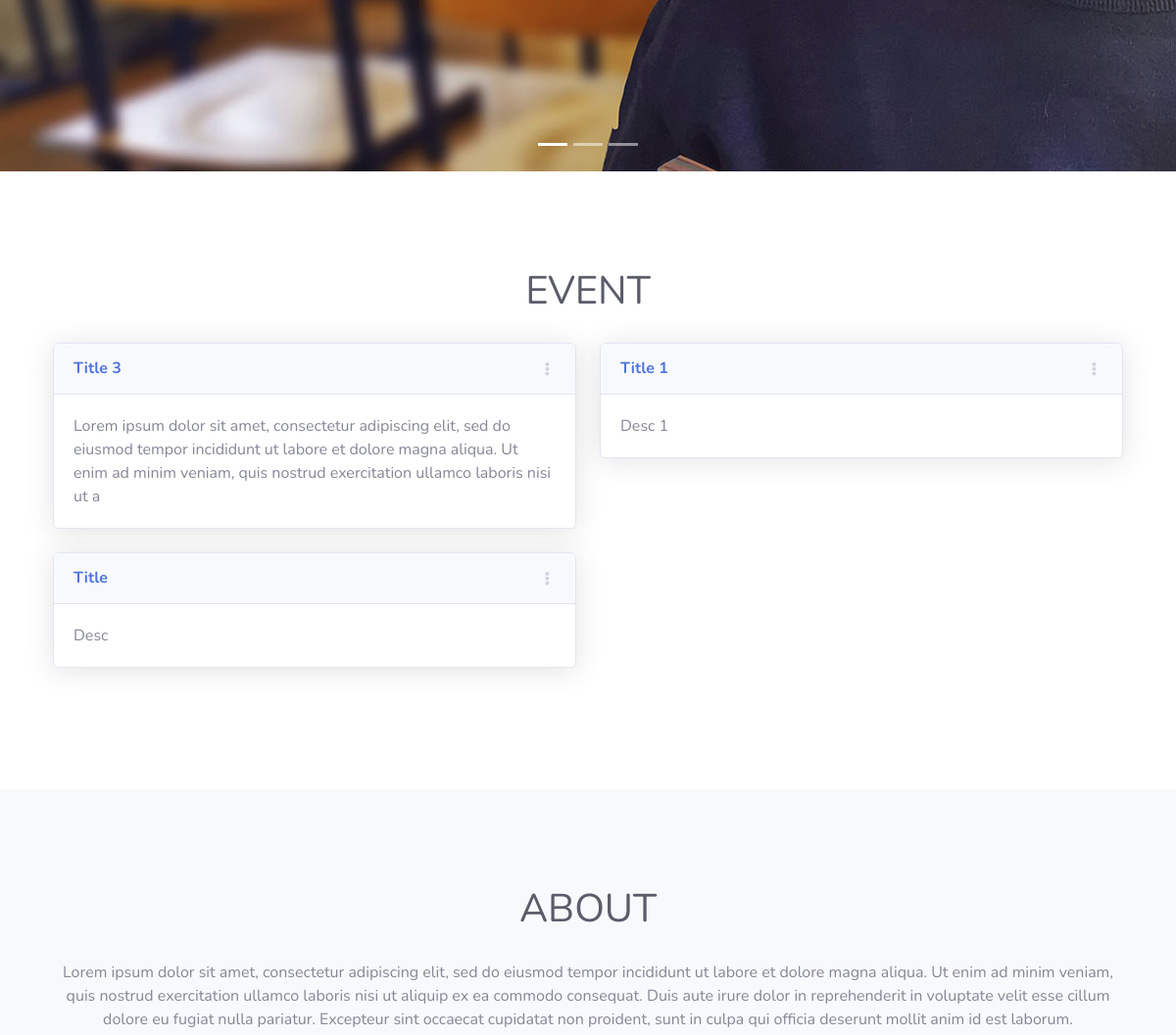
The page /pages/home.php (signed in, middle part) on the database as committed earlier.
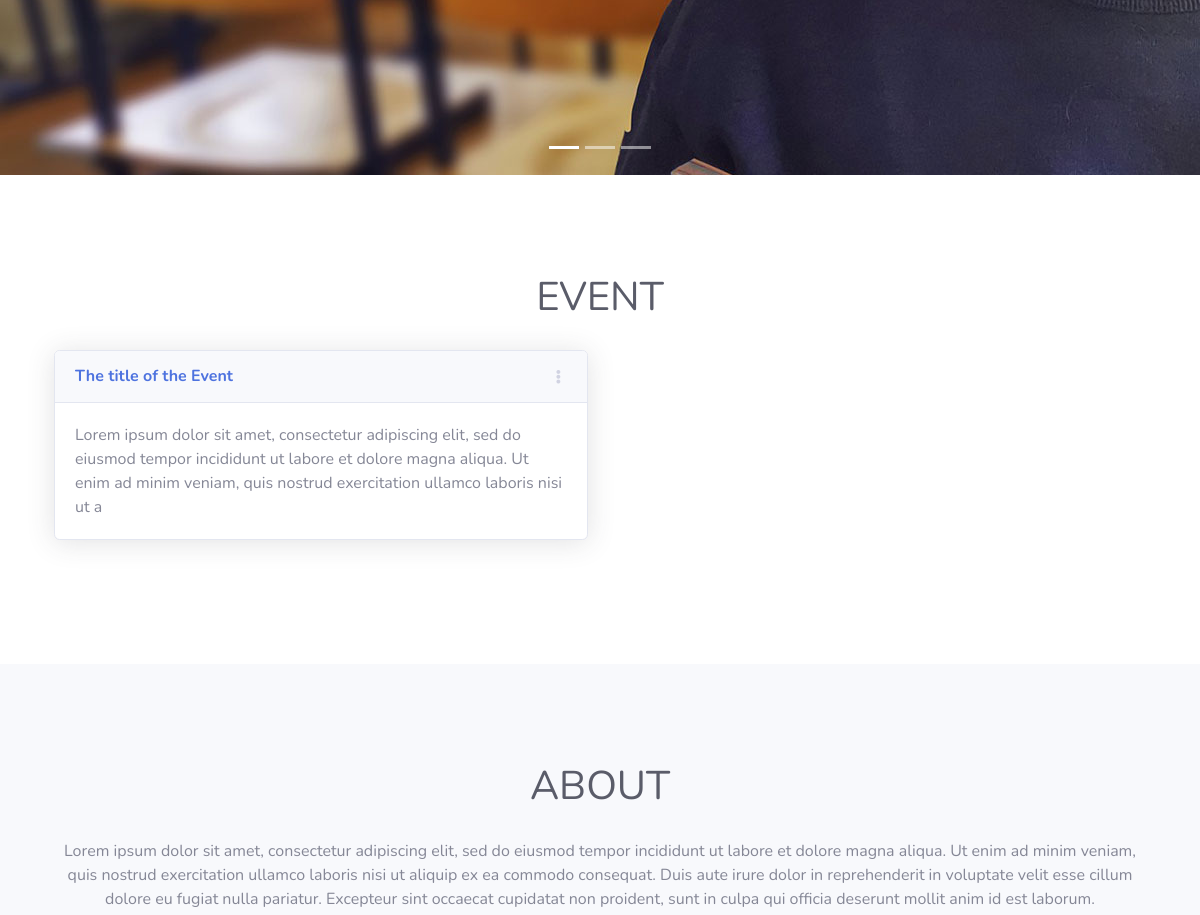
The same page on the database as committed later.
### tables this page shows
CREATE TABLE `tbl_event` (
  `event_id` int(11) NOT NULL,
  `title` varchar(200) NOT NULL,
  `event_desc` varchar(200) NOT NULL,
  `venue` varchar(200) NOT NULL,
  `date_start` date DEFAULT NULL,
  `date_end` date DEFAULT NULL,
  `time_start` time DEFAULT NULL,
  `time_end` time DEFAULT NULL,
  `status` varchar(200) NOT NULL,
  `user_id` int(11) DEFAULT NULL
);

### include/DbConnection.php (called while the page is built, shortened)
<?php
class DbConnection{
    private $host = 'localhost';
    private $username = 'root';
    private $password = '';
    private $database = 'ems';
    protected $connection;
    public function __construct(){
        if (!isset($this->connection)) {
            $this->connection = new mysqli($this->host, $this->username, $this->password, $this->database);
        }
        return $this->connection;
    }
}

### include/FetchEvent.php (the view, shortened to what this page needs)
<?php
include_once('DbConnection.php');
class FetchEvent extends DbConnection{
    public function getEventDetails(){
        $sql = "SELECT * FROM tbl_event ORDER BY event_id DESC";
        $query = $this->connection->query($sql);
        if($query->num_rows > 0){
            while($row = $query->fetch_assoc()){
                echo '<div class="col-lg-6">
                        <div class="card shadow mb-4" data-aos="fade-down">
                            <div class="card-header py-3 d-flex flex-row align-items-center justify-content-between">
                                <h6 class="m-0 font-weight-bold text-primary">'.$row['title'].'</h6>
                                <div class="dropdown no-arrow">
                                    <a class="dropdown-toggle" href="#" role="button" id="dropdownMenuLink" data-toggle="dropdown" aria-haspopup="true" aria-expanded="false">
                                        <i class="fas fa-ellipsis-v fa-sm fa-fw text-gray-400"></i>
                                    </a>
                                    <div class="dropdown-menu dropdown-menu-right shadow animated--fade-in" aria-labelledby="dropdownMenuLink">
                                        <div class="dropdown-header">Dropdown Header:</div>
                                        <a class="dropdown-item" href="#">Action</a>
                                        <a class="dropdown-item" href="#">Another action</a>
                                        <div class="dropdown-divider"></div>
                                        <a class="dropdown-item" href="#">Something else here</a>
                                    </div>
                                </div>
                            </div>
                            <div class="card-body">'.
                                $row['event_desc']
                            .'</div>
                        </div>
                    </div>';
            }
        }
        else{
            return false;
        }
    }
}

### include/header.php (shortened to what this page needs)
<!DOCTYPE html>
<html lang="en">
<head>
        <?php
			if (strpos($_SERVER['REQUEST_URI'], "pages") !== false){
		?>
                <link href="../vendor/fontawesome-free/css/all.min.css" rel="stylesheet" type="text/css">
                <link href="../css/sb-admin-2.min.css" rel="stylesheet">
                <link href="../css/ems.css" rel="stylesheet">
  				<link href="https://unpkg.com/aos@2.3.1/dist/aos.css" rel="stylesheet">
		<?php
			}
		?>
</head>
<body class="bg-gradient-primary" id="page-top">

### pages/home.php (shortened to what this page needs)
<?php
	include '../include/header.php';
?>
	<div id="wrapper">
        <div id="content-wrapper" class="d-flex flex-column">
                <div id="content">
					<?php
						include '../include/section_1.php';
						include '../include/section_2.php';
						include '../include/section_3.php';
					?>
                </div>
        </div>
	</div>
<?php
	include '../include/footer.php';
?>

### include/section_1.php (shortened to what this page needs)
<section id="home-sec" class="">
    <div id="carouselExampleIndicators" class="carousel slide" data-ride="carousel">
        <ol class="carousel-indicators">
            <li data-target="#carouselExampleIndicators" data-slide-to="0" class="active"></li>
            <li data-target="#carouselExampleIndicators" data-slide-to="1" class=""></li>
            <li data-target="#carouselExampleIndicators" data-slide-to="2" class=""></li>
        </ol>
        <div class="carousel-inner">
            <div class="carousel-item active">
            <?php
                $page = substr($_SERVER["SCRIPT_NAME"],strrpos($_SERVER["SCRIPT_NAME"],"/")+1);
                if($page == 'index.php'){
                    echo '<div class="banner-content" style="background-image: url(img/banner/student-study.jpg);">';
                }
                else{
                    echo '<div class="banner-content" style="background-image: url(../img/banner/student-study.jpg);">';
                }
            ?>
                    <div class="container">
                        <h1 data-aos="zoom-in">OBSERVE PROTOCOL</h1>
                    </div>
                </div>
            </div>
        </div>
        <a class="carousel-control-prev" href="#carouselExampleIndicators" role="button" data-slide="prev">
        </a>
        <a class="carousel-control-next" href="#carouselExampleIndicators" role="button" data-slide="next">
        </a>
    </div>
</section>

### include/section_2.php
<?php
    include_once 'FetchEvent.php';
?>
<section id="event-sec" class="section">
    <div class="container">
        <h2 class="m-0 text-dark custom-heading-h2" data-aos="fade-down">Event</h2>
        <div class="row">
            <?php
                $event = new FetchEvent();
                $event->getEventDetails();
            ?>
        </div>
    </div>
</section>

### include/section_3.php (shortened to what this page needs)
<section id="about-sec" class="section">
    <div class="container">
        <h2 class="m-0 text-dark custom-heading-h2" data-aos="fade-down">About</h2>
        <p class="text-center">Lorem ipsum dolor sit amet, consectetur adipiscing elit, sed do eiusmod tempor incididunt ut labore et dolore magna aliqua. Ut enim ad minim veniam, quis nostrud exercitation ullamco laboris nisi ut aliquip ex ea commodo consequat. Duis aute irure dolor in reprehenderit in voluptate velit esse cillum dolore eu fugiat nulla pariatur. Excepteur sint occaecat cupidatat non proident, sunt in culpa qui officia deserunt mollit anim id est laborum.</p>
    </div>
</section>

### include/footer.php (shortened to what this page needs)
</body>
</html>

### css/ems.css (style rules this page uses)
#event-sec { background-color: #fff; }
#home-sec { background-size: cover; }
#home-sec h1 { padding: 300px 200px 200px 200px; text-align: center; font-size: 100px; line-height: 110px; color: #fff; margin: 0; }
.custom-heading-h2 { text-align: center; padding-bottom: 30px; font-size: 40px; line-height: 45px; text-transform: uppercase; }
.section { padding: 100px 0; }

Rows that differ between the two databases and show on the page:
removed tbl_event: title "Title 3", event_desc "Lorem ipsum dolor sit amet, consectetur adipiscing elit, sed do eiusmod tempor incididunt ut labore et dolore magna aliqua. Ut enim ad minim veniam, quis nostrud exercitation ullamco laboris nisi ut a"
removed tbl_event: title "Title 1", event_desc "Desc 1"
removed tbl_event: title "Title", event_desc "Desc"
added tbl_event: title "The title of the Event", event_desc "Lorem ipsum dolor sit amet, consectetur adipiscing elit, sed do eiusmod tempor incididunt ut labore et dolore magna aliqua. Ut enim ad minim veniam, quis nostrud exercitation ullamco laboris nisi ut a"
